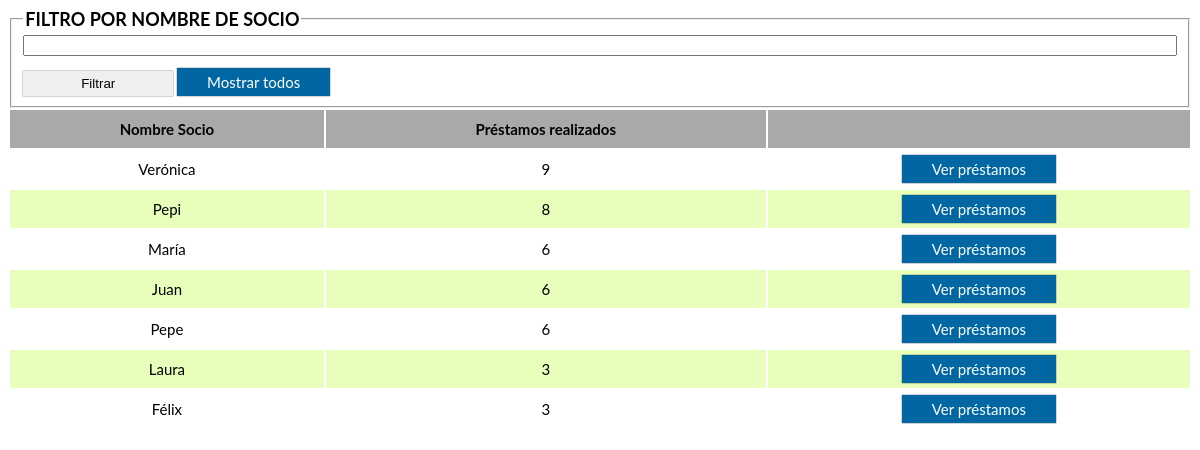
The page / on the database its author committed.
### tables this page shows
CREATE TABLE `Socios` (
  `soc_id` int NOT NULL,
  `soc_dni` varchar(9) NOT NULL,
  `soc_nombre` varchar(20) NOT NULL,
  `soc_ciudad` varchar(15) NOT NULL
);

### Controllers/Dispatcher.php (called while the page is built, shortened)
<?php
class Dispatcher
{
    public function __construct()
    {
        $this->mySqlConnector = new MySQLConnector();
    }
}

### Models/MySQLConnector.php (called while the page is built, shortened)
<?php
class MySQLConnector
{
    private $conexion;
    public function __construct()
    {
        $this->conexion             = new mysqli('localhost','super', '123456', 'biblioteca', '3307');
    }
    public function getPrestamosSocios($filtrado = '')
    {
        $filtro = !empty($filtrado) ? 'AND soc.soc_nombre LIKE "%'. $filtrado .'%" ' : '';
        $resultado = $this->conexion->query(
            'SELECT soc.soc_id as id, soc.soc_nombre AS socio, COUNT(pre.pre_socio) AS prestamos
                    FROM socios soc, prestamos pre
                    WHERE soc.soc_id = pre.pre_socio '
                    . $filtro .
                    ' GROUP BY soc.soc_id
                    ORDER BY prestamos DESC');
        $prestamos = [];
        while($datos = $resultado->fetch_object())
        {
            $prestamos[$datos->id]['socio']             = $datos->socio;
            $prestamos[$datos->id]['prestamos']         = $datos->prestamos;
        }
        return $prestamos;
    }
}

### Controllers/indexDispatcher.php (called while the page is built, shortened)
<?php
require_once($_SERVER['DOCUMENT_ROOT'] . '/Ejercicio_1/Controllers/Dispatcher.php');
require_once($_SERVER['DOCUMENT_ROOT'] . '/Ejercicio_1/Models/MySQLConnector.php');
class indexDispatcher extends Dispatcher
{
    public function load(): array
    {
        return $this->mySqlConnector->getPrestamosSocios();
    }
}

### index.php (the view, shortened to what this page needs)
<?php
require_once($_SERVER['DOCUMENT_ROOT'] . '/Ejercicio_1/Controllers/indexDispatcher.php');
$indexDispatcher = new \Controllers\indexDispatcher();
$prestamosArray = $indexDispatcher->load();
?>
<!DOCTYPE html>
<html lang="es">
    <head>
        <link type="text/css" rel="stylesheet" href="./styles.css">
    </head>
    <body>
        <form action="./index.php" method="POST">
            <fieldset>
                <legend>Filtro por nombre de socio</legend>
                <input type="text" id="filtro" name="filtro">
                <div class="botones">
                    <button type="submit" id="filtrar" name="filtrar">Filtrar</button>
                    <a class="boton" href="./index.php">Mostrar todos</a>
                </div>
            </fieldset>
        </form>
        <table>
            <thead>
                <th>Nombre Socio</th>
                <th>Préstamos realizados</th>
                <th></th>
            </thead>
            <tbody>
                <?php foreach($prestamosArray as $id => $prestamo) { ?>
                    <tr>
                        <td><?= $prestamo['socio'] ?></td>
                        <td><?= $prestamo['prestamos'] ?></td>
                        <td><a class="boton show-prestamos" href="./mostrarPrestamos.php?soc_id=<?= $id ?>">Ver préstamos</a></td>
                    </tr>
                <?php } ?>
            </tbody>
        </table>
    </body>
</html>

### styles.css (style rules this page uses)
html { font-family:'Lato','sans-serif'; font-size: 15px; }
fieldset { display: flex; flex-direction: column; }
fieldset legend { text-transform: uppercase; font-weight: 700; font-size: 1.2em; }
button , .boton { width: 150px; margin-top: 15px; padding: 5px 30px; border: transparent; box-shadow: 0 0 1px black; }
.boton { text-decoration: none; color: white; background-color: rgb(0, 103, 163); transition: .5s; }
table { text-align: center; width: 100%; }
thead { background-color: darkgray; }
table th { padding: 10px; }
table td { padding: 10px 0; }
tr:nth-child(even) { background-color: rgb(231, 255, 187); }

### rows shown on the page
socios: soc_nombre "Verónica", prestamos "9"
socios: soc_nombre "Pepi", prestamos "8"
socios: soc_nombre "María", prestamos "6"
socios: soc_nombre "Juan", prestamos "6"
socios: soc_nombre "Pepe", prestamos "6"
socios: soc_nombre "Laura", prestamos "3"
socios: soc_nombre "Félix", prestamos "3"
